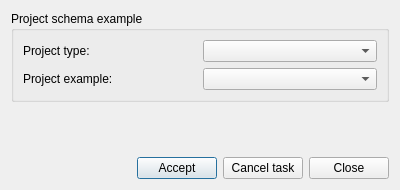
<?xml version="1.0" encoding="UTF-8"?>
<ui version="4.0">
 <class>dlg_cm_base</class>
 <widget class="QDialog" name="dlg_cm_base">
  <property name="geometry">
   <rect>
    <x>0</x>
    <y>0</y>
    <width>400</width>
    <height>190</height>
   </rect>
  </property>
  <property name="windowTitle">
   <string>Dialog</string>
  </property>
  <layout class="QGridLayout" name="gridLayout">
   <item row="2" column="0">
    <layout class="QGridLayout" name="lyt_buttons">
     <item row="0" column="0">
      <widget class="QLabel" name="lbl_time">
       <property name="text">
        <string/>
       </property>
      </widget>
     </item>
     <item row="0" column="1">
      <spacer name="horizontalSpacer">
       <property name="orientation">
        <enum>Qt::Horizontal</enum>
       </property>
       <property name="sizeHint" stdset="0">
        <size>
         <width>40</width>
         <height>20</height>
        </size>
       </property>
      </spacer>
     </item>
     <item row="0" column="2">
      <widget class="QPushButton" name="btn_accept">
       <property name="text">
        <string>Accept</string>
       </property>
      </widget>
     </item>
     <item row="0" column="3">
      <widget class="QPushButton" name="btn_cancel_task">
       <property name="text">
        <string>Cancel task</string>
       </property>
      </widget>
     </item>
     <item row="0" column="4">
      <widget class="QPushButton" name="btn_close">
       <property name="text">
        <string>Close</string>
       </property>
      </widget>
     </item>
    </layout>
   </item>
   <item row="0" column="0">
    <widget class="QGroupBox" name="grb_projectschema">
     <property name="title">
      <string>Project schema example</string>
     </property>
     <layout class="QGridLayout" name="gridLayout_2">
      <item row="3" column="0">
       <widget class="QLabel" name="lbl_descript">
        <property name="layoutDirection">
         <enum>Qt::LeftToRight</enum>
        </property>
        <property name="text">
         <string>Project example:</string>
        </property>
        <property name="alignment">
         <set>Qt::AlignJustify|Qt::AlignVCenter</set>
        </property>
       </widget>
      </item>
      <item row="0" column="0">
       <widget class="QLabel" name="lbl_project_name">
        <property name="layoutDirection">
         <enum>Qt::LeftToRight</enum>
        </property>
        <property name="text">
         <string>Project type:</string>
        </property>
        <property name="alignment">
         <set>Qt::AlignLeading|Qt::AlignLeft|Qt::AlignVCenter</set>
        </property>
       </widget>
      </item>
      <item row="3" column="1">
       <widget class="QComboBox" name="cmb_project_name"/>
      </item>
      <item row="0" column="1">
       <widget class="QComboBox" name="cmb_project_type"/>
      </item>
     </layout>
    </widget>
   </item>
   <item row="1" column="0">
    <spacer name="verticalSpacer">
     <property name="orientation">
      <enum>Qt::Vertical</enum>
     </property>
     <property name="sizeHint" stdset="0">
      <size>
       <width>91</width>
       <height>38</height>
      </size>
     </property>
    </spacer>
   </item>
  </layout>
 </widget>
 <resources/>
 <connections/>
</ui>
